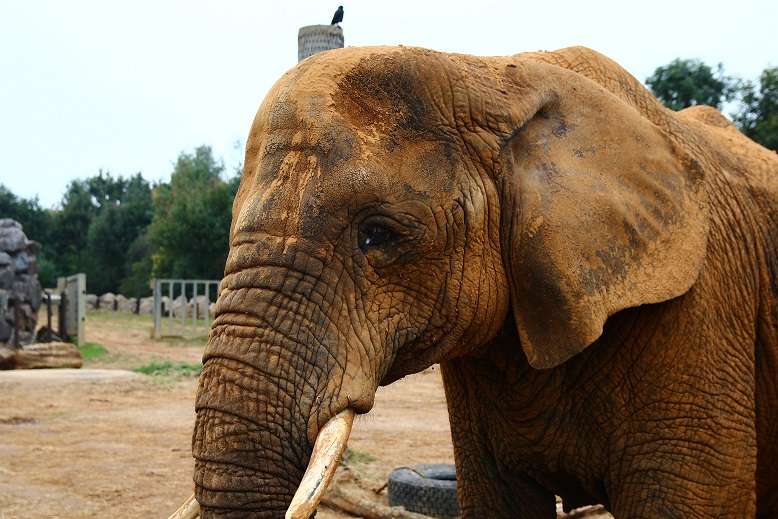
#> input picture course_files/images/elephant.jpg, 778 x 519 px
$ python -i lecture3.py   (imports and definitions only)   (older library calls are emulated)
#> lines starting #> are read from the running program, lines starting #| are printed output that depends on the picture
#> further down, picture is the input picture: shape (519, 778, 3); mean B, G, R 95.2, 117.2, 135.3
import cv2
import numpy as np
import matplotlib.pyplot as plt
import sys

subsection = int(sys.argv[1])

# [4 lines not run here, left out]

def sketch(image):
    img_gray = cv2.cvtColor(image, cv2.COLOR_BGR2GRAY)
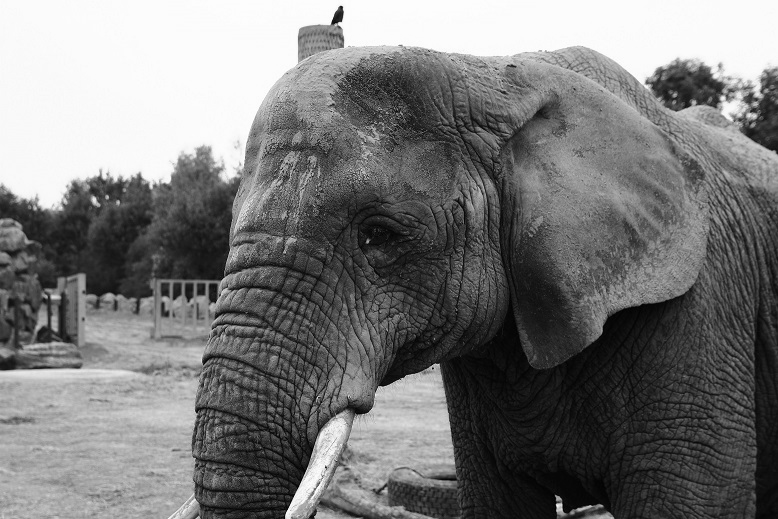
#> img_gray: shape (519, 778); min 0, max 255, mean 120.1
    img_gray_blur = cv2.GaussianBlur(img_gray, (5,5), 0)
    canny_edges = cv2.Canny(img_gray_blur, 10, 50)
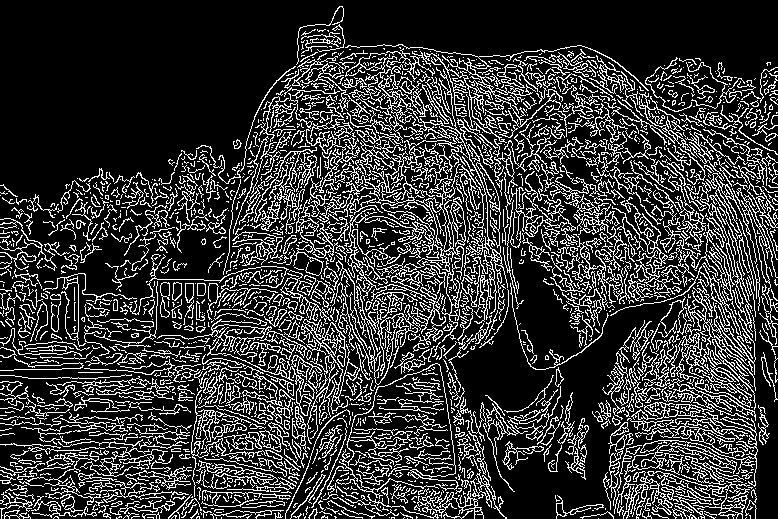
#> canny_edges: shape (519, 778); 21.2% white in thin lines or dots
    ret, mask = cv2.threshold(canny_edges, 50, 255, cv2.THRESH_BINARY_INV)
#> mask: shape (519, 778); 78.8% white; black in thin lines or dots
    return mask

# [253 lines not run here, left out]

>>> import cv2
>>> picture = cv2.imread('course_files/images/elephant.jpg')
>>> result = sketch(picture)
